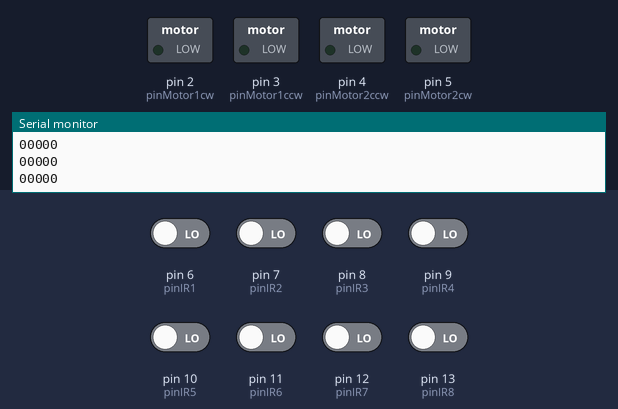
A sketch run on a simulated Arduino Uno, built with avr-gcc and run on an emulated ATmega328P. Shown: switched loads named in the sketch (green lamp = pin HIGH), the last lines printed to the serial monitor. Dashed ring = blinking. Inputs (shaded band) come from the test bench; at power-on: pin 6 (pinIR1), pin 7 (pinIR2), pin 8 (pinIR3), pin 9 (pinIR4), pin 10 (pinIR5), pin 11 (pinIR6), pin 12 (pinIR7), pin 13 (pinIR8) LOW.

Above: at 1.2 s.
1.3 s: pin 6 (pinIR1) driven HIGH
At 2.5 s:
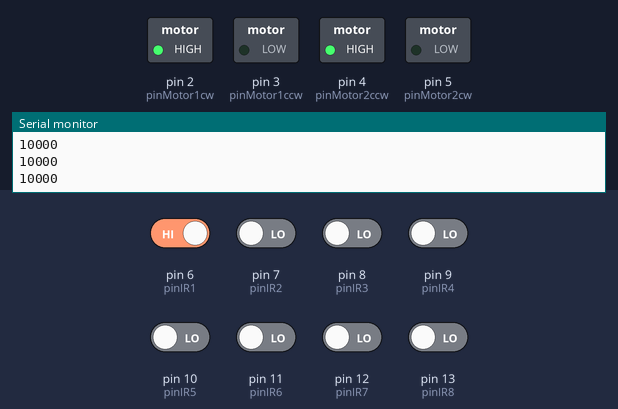
2.8 s: pin 9 (pinIR4) driven HIGH
At 4.0 s:
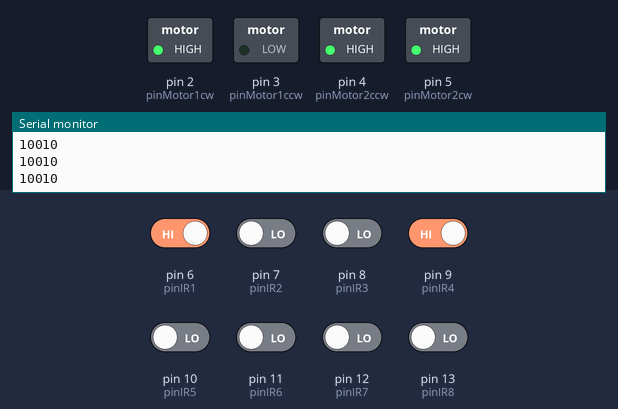
4.3 s: pin 10 (pinIR5) driven HIGH
At 4.7 s:
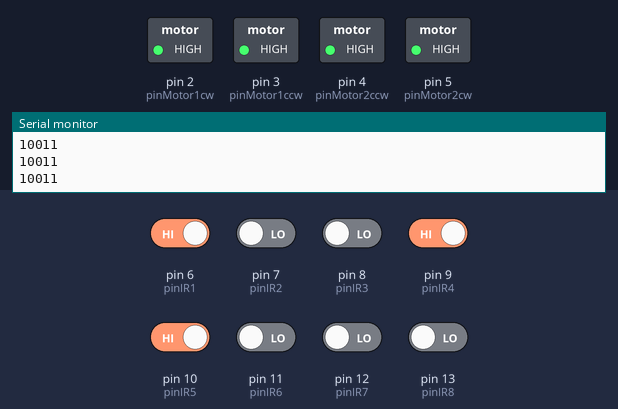
5.8 s: pin 9 (pinIR4) driven LOW
At 6.2 s:
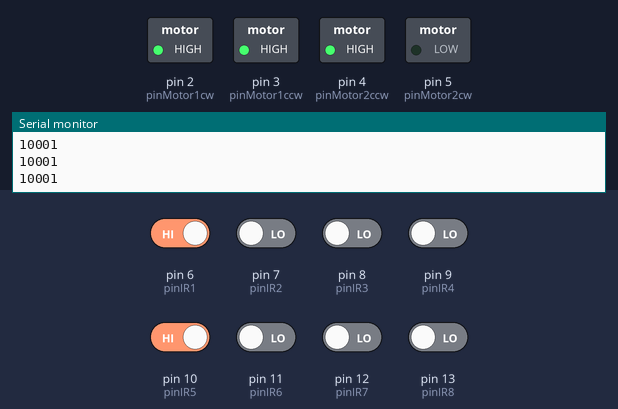
7.3 s: pin 6 (pinIR1) driven LOW
At 7.6 s:
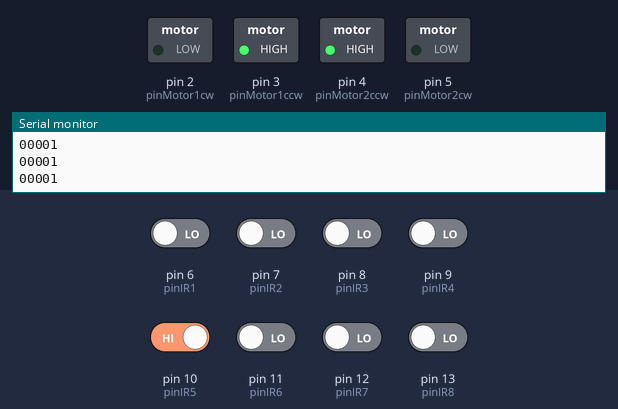
8.8 s: pin 11 (pinIR6) driven HIGH
At 9.03 s:
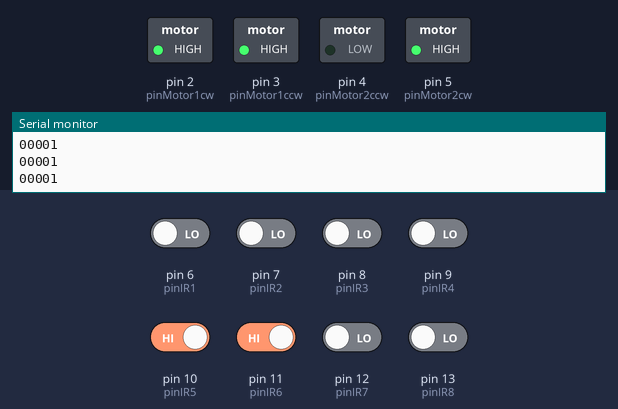
Timing chart, 0 to 12.8 s (numbered marks = the images above; inputs shaded):
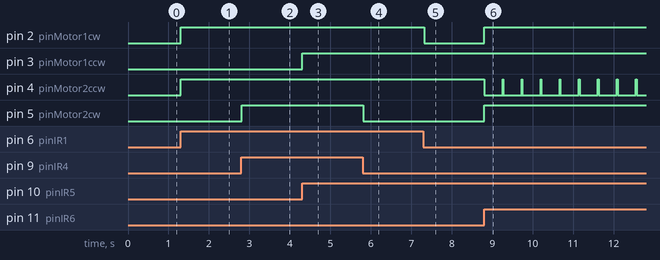

Measured:
- after the input at 1.3 s, pin 2 (pinMotor1cw), pin 4 (pinMotor2ccw): LOW → HIGH at once
- after the input at 2.8 s, pin 5 (pinMotor2cw): LOW → HIGH at once
- after the input at 4.3 s, pin 3 (pinMotor1ccw): LOW → HIGH at once
- after the input at 5.8 s, pin 5 (pinMotor2cw): HIGH → LOW at once
- after the input at 7.3 s, pin 2 (pinMotor1cw): HIGH → LOW at once
- after the input at 8.8 s, pin 2 (pinMotor1cw), pin 5 (pinMotor2cw): LOW → HIGH at once; pin 4 (pinMotor2ccw): alternates HIGH for 0.02 s and LOW for 0.45 s, starting at once

The sketch:

motor_ir_sensor_copy_9_9.ino
```cpp
const int pinIR1 = 6;
const int pinIR2 = 7;
const int pinIR3 = 8;
const int pinIR4 = 9;
const int pinIR5 = 10;
const int pinIR6 = 11;
const int pinIR7 = 12;
const int pinIR8 = 13;
const int pinMotor1cw = 2;
const int pinMotor1ccw = 3;
const int pinMotor2ccw = 4;
const int pinMotor2cw = 5;
int IRvalue1 = 0;
int IRvalue2 = 0;
int IRvalue3 = 0;
int IRvalue4 = 0;
int IRvalue5 = 0;
int IRvalue6 = 0;
int IRvalue7 = 0;
int IRvalue8 = 0;
int x = 1;
int y = 1;

void setup()
{
  Serial.begin(9600);
  pinMode(pinIR1,INPUT);
  pinMode(pinIR2,INPUT);
  pinMode(pinIR3,INPUT);
  pinMode(pinIR4,INPUT);
  pinMode(pinIR5,INPUT);
  pinMode(pinIR6,INPUT);
  pinMode(pinIR7,INPUT);
  pinMode(pinIR8,INPUT);
  pinMode(pinMotor1cw,OUTPUT);
  pinMode(pinMotor2ccw,OUTPUT);
  pinMode(pinMotor1ccw,OUTPUT);
  pinMode(pinMotor2cw,OUTPUT);

}

void loop()
{
   int IRvalue1 = digitalRead(pinIR1);
   int IRvalue2 = digitalRead(pinIR2);
   int IRvalue3 = digitalRead(pinIR3);
   int IRvalue4 = digitalRead(pinIR4);
   int IRvalue5 = digitalRead(pinIR5);
   int IRvalue6 = digitalRead(pinIR6);
   int IRvalue7 = digitalRead(pinIR7);
   int IRvalue8 = digitalRead(pinIR8);
   Serial.print(IRvalue1);
   Serial.print(IRvalue2);
   Serial.print(IRvalue3);
   Serial.print(IRvalue4);
   Serial.println(IRvalue5);

    if (IRvalue1 == 1)
   {digitalWrite(pinMotor1cw, HIGH);
   digitalWrite(pinMotor2ccw, HIGH);}
   else
   {if (IRvalue8 == 1)
   {digitalWrite(pinMotor1cw, HIGH);
   digitalWrite(pinMotor2ccw, HIGH);}
   else
   {digitalWrite(pinMotor1cw, LOW);
   digitalWrite(pinMotor2ccw, LOW);}}
   if (IRvalue2 == 1)
   {digitalWrite(pinMotor1cw, HIGH);}
    if (IRvalue3 == 1)
   {digitalWrite(pinMotor2ccw, HIGH);}
   if (IRvalue4 == 1)
   {digitalWrite(pinMotor2cw, HIGH);
   digitalWrite(pinMotor1cw, HIGH);}
    else
   {if (IRvalue6 == 1)
   {digitalWrite(pinMotor2cw, HIGH);
   digitalWrite(pinMotor1cw, HIGH);
   delay(450);}
    else
   {digitalWrite(pinMotor2cw, LOW);}}
   if (IRvalue5 == 1)
   {digitalWrite(pinMotor2ccw, HIGH);
   digitalWrite(pinMotor1ccw, HIGH);}
   else
   {if (IRvalue7 == 1)
   {digitalWrite(pinMotor2ccw, HIGH);
   digitalWrite(pinMotor1ccw, HIGH);
   delay(450);}
   else
   {digitalWrite(pinMotor1ccw, LOW);}}


   delay(20);}
```
